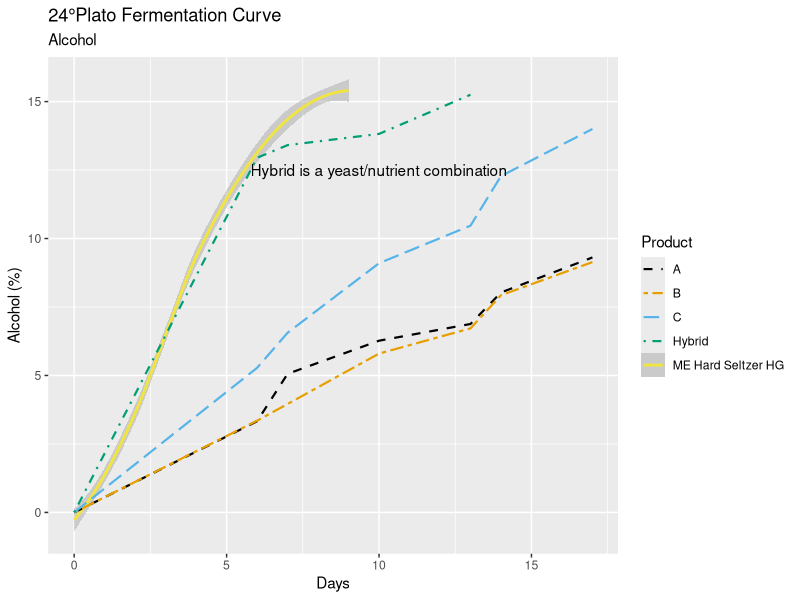
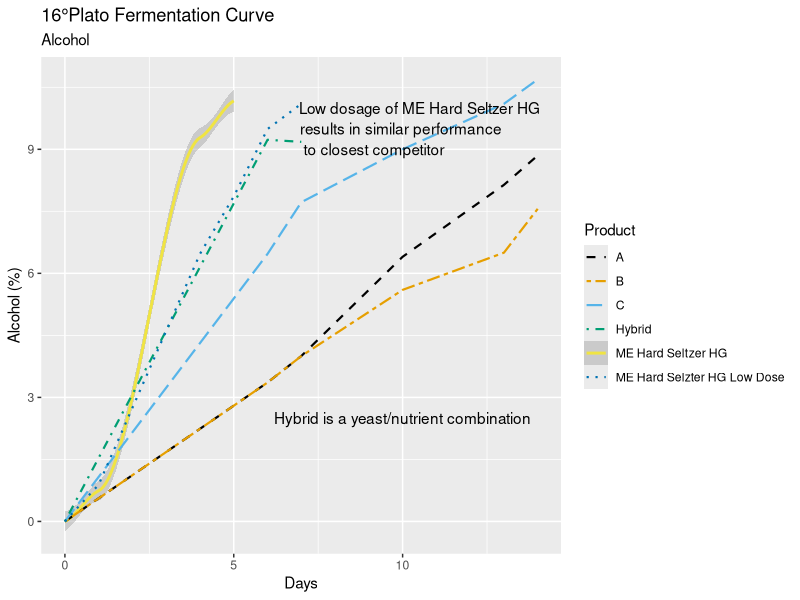
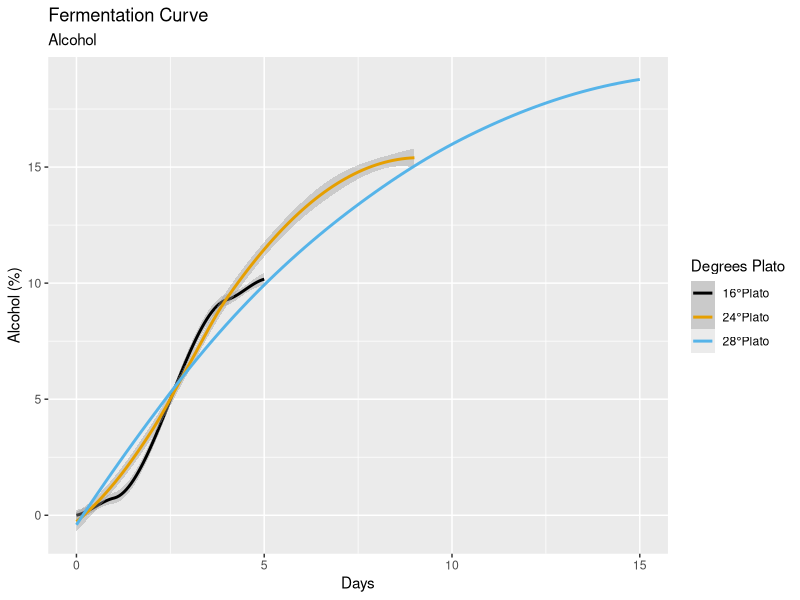
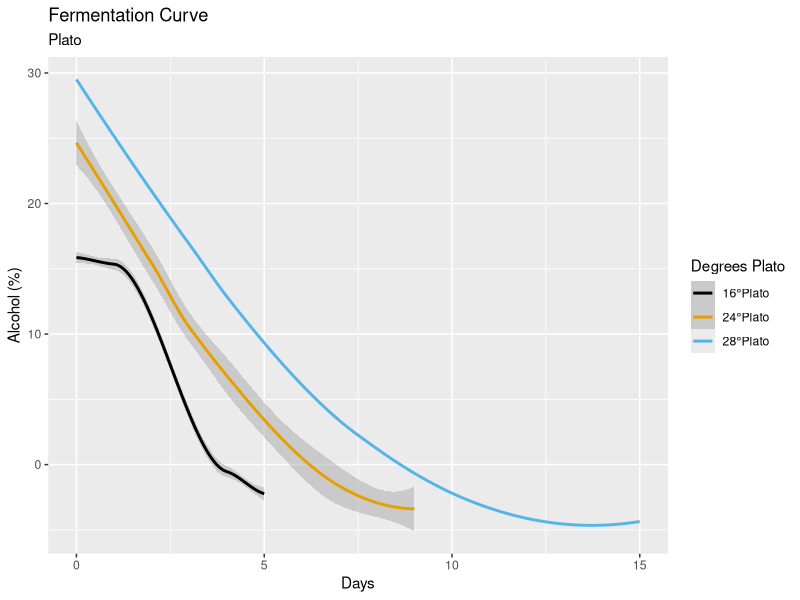
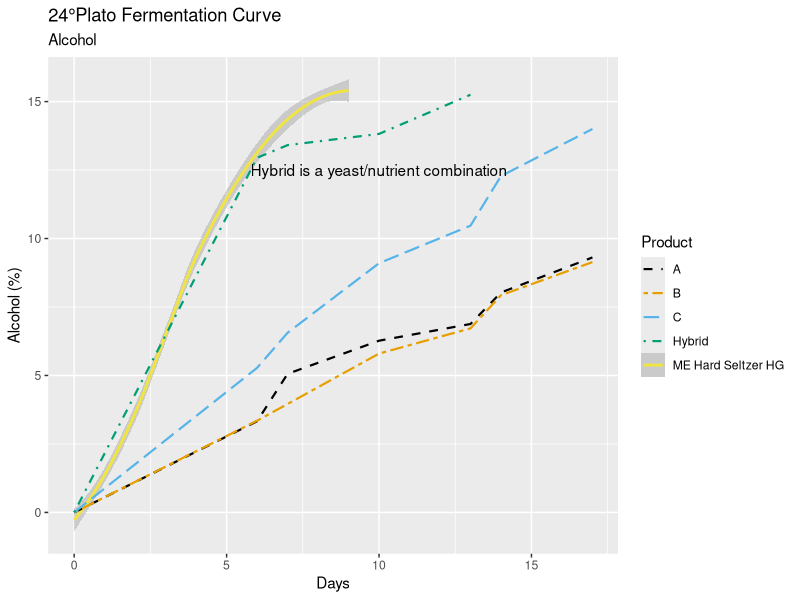
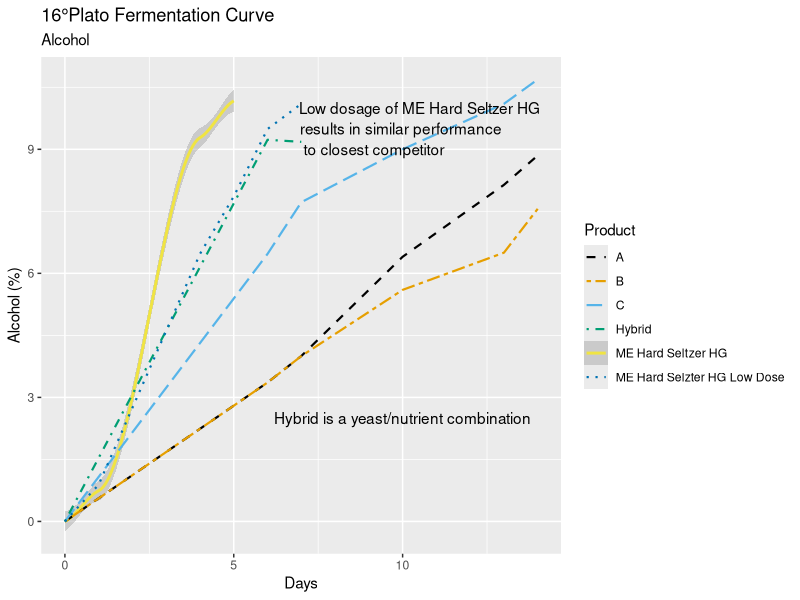
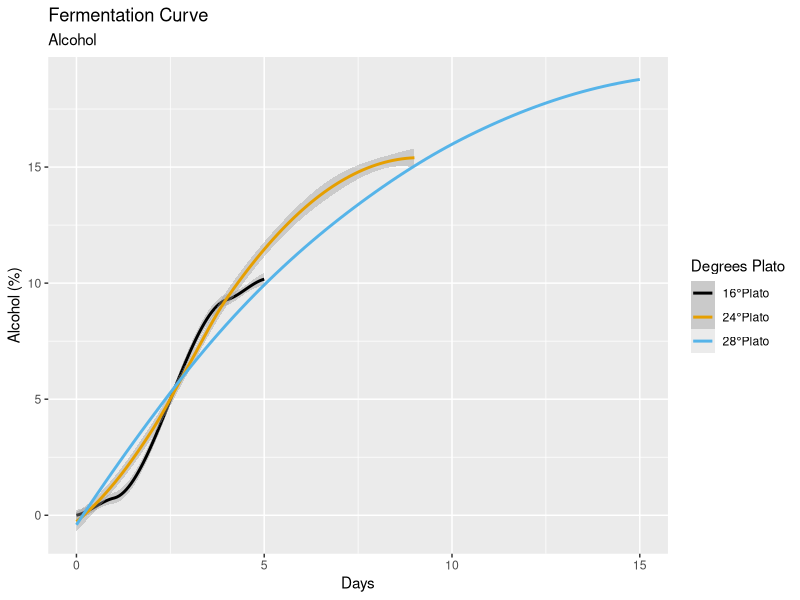
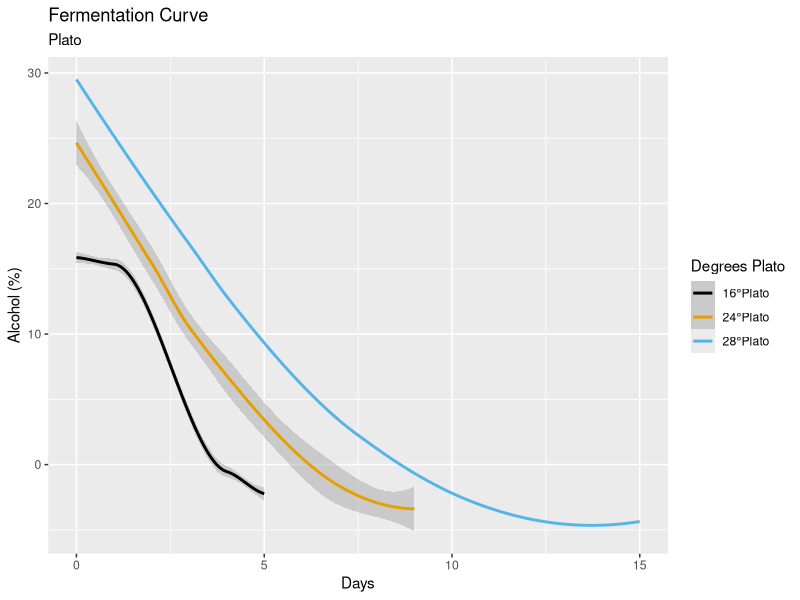

Source code (R) for these figures, in order:
install.packages("tidyverse")
library(tidyverse)

# Loading in the csv files containing the data
plato24 <- read_csv("GFC21_003_24Plato_Data.csv")
plato16 <- read_csv("GFC21_003_16Plato_Data.csv")

# Filtering the data to contain either our products or competitors
plato24_comp <- plato24 %>% 
  filter(product %in% c("A","B","C","Hybrid"))
plato24_MEHSHG <- plato24 %>% 
  filter(product %in% c("ME Hard Seltzer HG"))
plato16_comp <- plato16 %>% 
  filter(product %in% c("A","B","C","Hybrid","ME Hard Selzter HG Low Dose"))
plato16_MEHSHG <- plato16 %>% 
  filter(product %in% c("ME Hard Seltzer HG"))

# Colorblind-friendly palette with black
cbPalette <- c("#000000", "#E69F00", "#56B4E9", "#009E73", "#F0E442", "#0072B2", "#D55E00", "#CC79A7")

# Plot looking at alcohol production between our product and competitors at 24 Plato over time
ggplot(data=plato24,aes(x=day,y=alcohol*100,color=product,linetype=product))+
  geom_smooth(data=plato24_MEHSHG)+
  geom_line(data=plato24_comp,size=.75)+
  labs(title="24°Plato Fermentation Curve",
       subtitle="Alcohol",
       x="Days",
       y="Alcohol (%)",
       colour="Product",
       linetype="Product")+
  scale_color_manual(values=cbPalette)+
  scale_linetype_manual(values=c("dashed","twodash","longdash","dotdash","solid","dotted"))+
  annotate(geom="text",x=10,y=12.5,label="Hybrid is a yeast/nutrient combination")

ggsave("24p_compreveiw_alcohol.png",width=8.5,height=5)

# Plot looking at alcohol production between our product and competitors at 16 Plato over time
ggplot(data=plato16,aes(x=day,y=alcohol*100,color=product,linetype=product))+
  geom_smooth(data=plato16_MEHSHG)+
  geom_line(data=plato16_comp,size=.75)+
  labs(title="16°Plato Fermentation Curve",
       subtitle="Alcohol",
       x="Days",
       y="Alcohol (%)",
       colour="Product",
       linetype="Product")+
  scale_color_manual(values=cbPalette)+
  scale_linetype_manual(values=c("dashed","twodash","longdash","dotdash","solid","dotted"))+
  annotate(geom="text",x=10,y=2.5,label="Hybrid is a yeast/nutrient combination")+
  annotate(geom="text",x=10.5,y=10,label="Low dosage of ME Hard Seltzer HG")+
  annotate(geom="text",x=9.95,y=9.5,label="results in similar performance")+
  annotate(geom="text",x=9.15,y=9,label="to closest competitor")

ggsave("16p_compreview_alcohol.png",width=8.5,height=5)

# Loading in the csv file containing Jasmin's 28P benchtop data
plato28 <- read_csv("GFC21_003_28Plato_Data.csv")

# Plot looking at alcohol production at 16, 24, and 28P
ggplot(data=plato28,aes(x=day,y=alcohol*100))+
  geom_smooth(data=plato16_MEHSHG,aes(color="16°Plato"))+
  geom_smooth(data=plato24_MEHSHG,aes(color="24°Plato"))+
  geom_smooth(data=plato28,aes(color="28°Plato"),se=F)+
  labs(title="Fermentation Curve",
       subtitle="Alcohol",
       x="Days",
       y="Alcohol (%)",
       colour="Degrees Plato")+
  scale_color_manual(name="Degrees Plato",
                     breaks=c("16°Plato","24°Plato","28°Plato"),
                     values=cbPalette)

ggsave("pds_fermcurve_alcohol.png",width=8.5,height=5)

# Plot looking at plato drop at 16, 24, and 28P
ggplot(data=plato28,aes(x=day,y=plato))+
  geom_smooth(data=plato16_MEHSHG,aes(color="16°Plato"))+
  geom_smooth(data=plato24_MEHSHG,aes(color="24°Plato"))+
  geom_smooth(data=plato28,aes(color="28°Plato"),se=F)+
  labs(title="Fermentation Curve",
       subtitle="Plato",
       x="Days",
       y="Alcohol (%)",
       colour="Degrees Plato",)+
  scale_color_manual(name="Degrees Plato",
                     breaks=c("16°Plato","24°Plato","28°Plato"),
                     values=cbPalette)

ggsave("pds_fermcurve_plato.png",width=8.5,height=5)